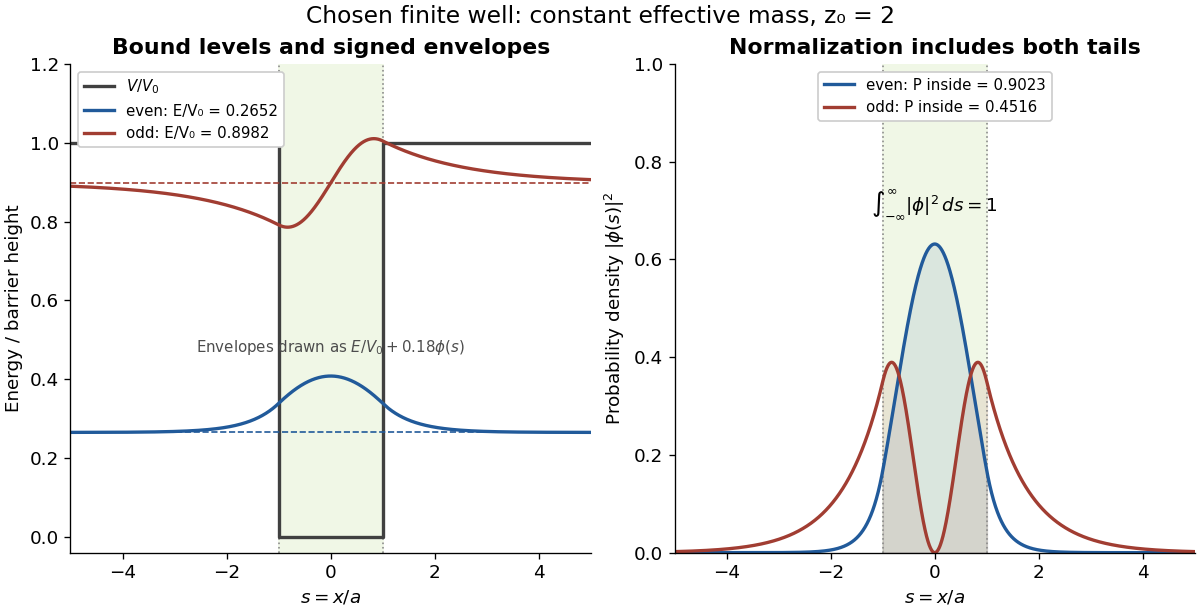

This figure's Python source:
"""Calculate and plot normalized finite-well envelopes without SciPy.

Tested with Python 3.14, matplotlib 3.10.7 and NumPy 2.3.5.
All values belong to the stipulated dimensionless model z0=2.
"""
from pathlib import Path

import matplotlib.pyplot as plt
import numpy as np


def bisect(function, left, right):
    fl = function(left)
    assert fl * function(right) < 0
    for _ in range(80):
        middle = (left + right) / 2
        fm = function(middle)
        if fl * fm <= 0:
            right = middle
        else:
            left, fl = middle, fm
    return (left + right) / 2


def states(z0=2.0):
    """Return (parity,z,w,normalization,interior probability) for z0=2."""
    even = bisect(lambda z: z * np.tan(z) - np.sqrt(z0*z0-z*z),
                  1e-10, np.pi/2 - 1e-10)
    odd = bisect(lambda z: -z / np.tan(z) - np.sqrt(z0*z0-z*z),
                 np.pi/2 + 1e-10, z0-1e-10)
    out = []
    for parity, z in [('even', even), ('odd', odd)]:
        w = np.sqrt(z0*z0-z*z)
        inside = 1 + (1 if parity == 'even' else -1)*np.sin(2*z)/(2*z)
        edge = np.cos(z) if parity == 'even' else np.sin(z)
        norm = 1 / np.sqrt(inside + edge*edge/w)
        out.append((parity, z, w, norm, norm*norm*inside))
    return out


def envelope(s, state):
    parity, z, w, norm, _ = state
    if parity == 'even':
        return norm * np.where(abs(s) <= 1, np.cos(z*s),
                               np.cos(z)*np.exp(-w*(abs(s)-1)))
    return norm * np.where(abs(s) <= 1, np.sin(z*s),
                           np.sign(s)*np.sin(z)*np.exp(-w*(abs(s)-1)))


def main():
    plt.rcParams.update({'font.size': 11, 'axes.spines.top': False,
                         'axes.spines.right': False, 'figure.facecolor': 'white'})
    fig, axes = plt.subplots(1, 2, figsize=(10, 5.1), layout='constrained')
    s = np.linspace(-5, 5, 4001)
    calculated = states()
    colors = ['#215a9a', '#a13d32']
    for ax in axes:
        ax.axvspan(-1, 1, color='#f0f7e6')
        ax.axvline(-1, color='.55', ls=':', lw=1)
        ax.axvline(1, color='.55', ls=':', lw=1)
        ax.set(xlabel=r'$s=x/a$', xlim=(-5, 5))
    left, right = axes
    left.plot([-5, -1, -1, 1, 1, 5], [1, 1, 0, 0, 1, 1], color='.25', lw=2,
              label=r'$V/V_0$')
    for state, color in zip(calculated, colors):
        parity, z, w, norm, inside = state
        energy = z*z/4
        phi = envelope(s, state)
        left.axhline(energy, color=color, lw=1, ls='--')
        left.plot(s, energy + .18*phi, color=color, lw=2,
                  label=f'{parity}: E/V₀ = {energy:.4f}')
        right.plot(s, phi*phi, color=color, lw=2,
                   label=f'{parity}: P inside = {inside:.4f}')
        right.fill_between(s, 0, phi*phi, where=abs(s) <= 1,
                           color=color, alpha=.1)
        print(f'{parity}: z={z:.12f}, w={w:.12f}, E/V0={energy:.12f}, '
              f'A={norm:.12f}, P_in={inside:.12f}')
    left.set(ylim=(-.04, 1.2), ylabel='Energy / barrier height')
    left.set_title('Bound levels and signed envelopes', weight='bold')
    left.legend(loc='upper left', fontsize=9, framealpha=1)
    left.text(0, .47, r'Envelopes drawn as $E/V_0+0.18\phi(s)$',
              ha='center', fontsize=9, color='.3')
    right.set(ylim=(0, 1), ylabel=r'Probability density $|\phi(s)|^2$')
    right.set_title('Normalization includes both tails', weight='bold')
    right.legend(loc='upper center', fontsize=9, framealpha=1)
    right.text(0, .7, r'$\int_{-\infty}^{\infty}|\phi|^2\,ds=1$', ha='center')
    fig.suptitle('Chosen finite well: constant effective mass, z₀ = 2', fontsize=14)
    fig.savefig(Path(__file__).stem + '.png', dpi=120, facecolor='white', transparent=False)
    plt.close(fig)


if __name__ == '__main__':
    main()
